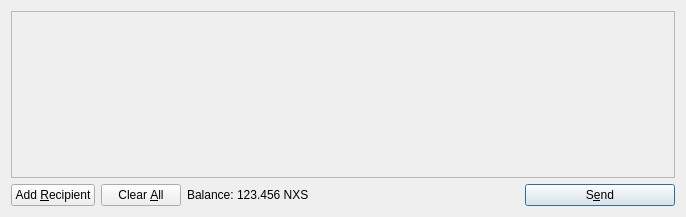
<?xml version="1.0" encoding="UTF-8"?>
<ui version="4.0">
 <class>SendCoinsDialog</class>
 <widget class="QDialog" name="SendCoinsDialog">
  <property name="geometry">
   <rect>
    <x>0</x>
    <y>0</y>
    <width>686</width>
    <height>217</height>
   </rect>
  </property>
  <property name="windowTitle">
   <string>Send Coins</string>
  </property>
  <layout class="QVBoxLayout" name="verticalLayout">
   <item>
    <widget class="QScrollArea" name="scrollArea">
     <property name="widgetResizable">
      <bool>true</bool>
     </property>
     <widget class="QWidget" name="scrollAreaWidgetContents">
      <property name="geometry">
       <rect>
        <x>0</x>
        <y>0</y>
        <width>666</width>
        <height>165</height>
       </rect>
      </property>
      <layout class="QVBoxLayout" name="verticalLayout_2">
       <property name="margin">
        <number>0</number>
       </property>
       <item>
        <layout class="QVBoxLayout" name="entries">
         <property name="spacing">
          <number>6</number>
         </property>
        </layout>
       </item>
       <item>
        <spacer name="verticalSpacer">
         <property name="orientation">
          <enum>Qt::Vertical</enum>
         </property>
         <property name="sizeHint" stdset="0">
          <size>
           <width>20</width>
           <height>40</height>
          </size>
         </property>
        </spacer>
       </item>
      </layout>
     </widget>
    </widget>
   </item>
   <item>
    <layout class="QHBoxLayout" name="horizontalLayout">
     <item>
      <widget class="QPushButton" name="addButton">
       <property name="toolTip">
        <string>Send to multiple recipients at once</string>
       </property>
       <property name="text">
        <string>Add &amp;Recipient</string>
       </property>
       <property name="icon">
        <iconset resource="../bitcoin.qrc">
         <normaloff>:/icons/add</normaloff>:/icons/add</iconset>
       </property>
       <property name="autoDefault">
        <bool>false</bool>
       </property>
      </widget>
     </item>
     <item>
      <widget class="QPushButton" name="clearButton">
       <property name="sizePolicy">
        <sizepolicy hsizetype="Minimum" vsizetype="Fixed">
         <horstretch>0</horstretch>
         <verstretch>0</verstretch>
        </sizepolicy>
       </property>
       <property name="toolTip">
        <string>Remove all transaction fields</string>
       </property>
       <property name="text">
        <string>Clear &amp;All</string>
       </property>
       <property name="icon">
        <iconset resource="../bitcoin.qrc">
         <normaloff>:/icons/remove</normaloff>:/icons/remove</iconset>
       </property>
       <property name="autoRepeatDelay">
        <number>300</number>
       </property>
       <property name="autoDefault">
        <bool>false</bool>
       </property>
      </widget>
     </item>
     <item>
      <layout class="QHBoxLayout" name="horizontalLayout_2">
       <property name="spacing">
        <number>3</number>
       </property>
       <item>
        <widget class="QLabel" name="label">
         <property name="text">
          <string>Balance:</string>
         </property>
        </widget>
       </item>
       <item>
        <widget class="QLabel" name="labelBalance">
         <property name="cursor">
          <cursorShape>IBeamCursor</cursorShape>
         </property>
         <property name="text">
          <string>123.456 NXS</string>
         </property>
         <property name="textInteractionFlags">
          <set>Qt::LinksAccessibleByMouse|Qt::TextSelectableByKeyboard|Qt::TextSelectableByMouse</set>
         </property>
        </widget>
       </item>
      </layout>
     </item>
     <item>
      <spacer name="horizontalSpacer">
       <property name="orientation">
        <enum>Qt::Horizontal</enum>
       </property>
       <property name="sizeHint" stdset="0">
        <size>
         <width>40</width>
         <height>20</height>
        </size>
       </property>
      </spacer>
     </item>
     <item>
      <widget class="QPushButton" name="sendButton">
       <property name="minimumSize">
        <size>
         <width>150</width>
         <height>0</height>
        </size>
       </property>
       <property name="toolTip">
        <string>Confirm the send action</string>
       </property>
       <property name="text">
        <string>S&amp;end</string>
       </property>
       <property name="icon">
        <iconset resource="../bitcoin.qrc">
         <normaloff>:/icons/send</normaloff>:/icons/send</iconset>
       </property>
       <property name="default">
        <bool>true</bool>
       </property>
      </widget>
     </item>
    </layout>
   </item>
  </layout>
 </widget>
 <resources>
  <include location="../bitcoin.qrc"/>
 </resources>
 <connections/>
</ui>
